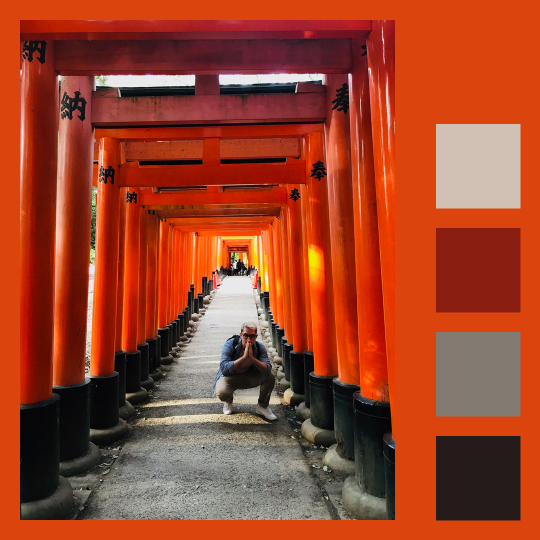
#> input picture example.png, 1080 x 1080 px, given in place of e, which was not available (shown at 1/2 size)
$ python -i insta_palette.py   (imports and definitions only)   (older library calls are emulated)
#> lines starting #> are read from the running program, lines starting #| are printed output that depends on the picture; pictures that were not available may be replaced by others from this repository, and a replacement may not be noted
# this code is messy but i'm feeling lazy. don't judge

import os, datetime, re, random, numpy, operator, cv2, colorsys
from sklearn.cluster import KMeans
from PIL import Image, ImageDraw
from collections import Counter

# --------------------------------------------

# Config

DEBUG = True
SAMPLE_IMAGE_X = 600
SAMPLE_IMAGE_Y = 400
SORT_BY_SATURATION = True

# Image settings
COLOR_BG = True
PALETTE_SIZE = 7

# Dimensions
MARGIN = 40
CANVASS_SIZE = 1080
CANVAS_INNER = CANVASS_SIZE - (MARGIN * 2)

PALETTE_HEIGHT = (CANVAS_INNER - (MARGIN * (PALETTE_SIZE - 1))) / PALETTE_SIZE
PALETTE_OFFSET = PALETTE_HEIGHT + MARGIN
PALETTE_INNER = 872
PALETTE_OUTER = CANVASS_SIZE - MARGIN

AVAILABLE_SPACE = CANVAS_INNER - (MARGIN * (PALETTE_SIZE - 1))

# --------------------------------------------

# Utility functions

def debug(input):
  print(input)

def getBrightness(color):
  r, g, b = color
  h, s, v = colorsys.rgb_to_hsv(r,g,b)
  return v

def getSaturation(color):
  r, g, b = color
  h, s, v = colorsys.rgb_to_hsv(r,g,b)
  return s

def sortColors(colors):
  if SORT_BY_SATURATION == True:
    return sorted(colors, key=lambda color: getSaturation(color), reverse=True)
  else:
    return sorted(colors, key=lambda color: getBrightness(color), reverse=True)

# exif metadata
# orientation = 6
def extractMetadata(image):
  return {
    ExifTags.TAGS[k]: v
    for k, v in image._getexif().items()
    if k in ExifTags.TAGS
  }

# --------------------------------------------

# Functions

def extractColors(image, n):
  debug('> Extracting colors...')
  # shrink image for efficiency
  modified_image = cv2.resize(image, (SAMPLE_IMAGE_X, SAMPLE_IMAGE_Y), interpolation = cv2.INTER_AREA)
  # reshape image into a list of pixels
  px_list = modified_image.reshape((modified_image.shape[0] * modified_image.shape[1], 3))
  # run kmeans function
  cluster = KMeans(n_clusters = n)

  debug('> Finding colors...')
  # find colors
  fit = cluster.fit(px_list)
  cluster_colors = fit.cluster_centers_.astype("uint8").tolist()
  debug(cluster_colors)
  #cluster_colors = sortColors(cluster_colors)

  debug('> Finding color frequencies...')
  # count colour frequencies
  labels = cluster.fit_predict(px_list)
  debug(labels)
  cluster_color_counts = Counter(labels)
  debug(cluster_color_counts)

  for i in range(0, len(cluster_colors)):
    cluster_colors[i] = [cluster_colors[i], cluster_color_counts[i]]

  debug('> Colors exracted...')
  return cluster_colors

def createBackgroundImage(color_palette):
  r, g, b = [255, 255, 255]

  if(COLOR_BG == True):
    r, g, b = color_palette[0][0]
  return Image.new("RGB", (CANVASS_SIZE, CANVASS_SIZE),(r, g, b))

def isPortrait(original_image):
  # scale image
  scale = original_image.size[0] / float(CANVAS_INNER) # have a 40 px buffer whether landscape or portrait
  small_y = int(original_image.size[1] / scale)

  # if y axis is too big to provide enough room underneath for blur
  if small_y > (CANVASS_SIZE - (MARGIN * 4) - PALETTE_HEIGHT):
    return True # set up image for portrait 'mode'
  else: # else we're gonna be working in landscape
    return False

def scaleImage(Image, aspect_portrait, original_image):
  # scale image
  scale = original_image.size[0] / float(CANVAS_INNER) # have a 40 px buffer whether landscape or portrait
  small_y = int(original_image.size[1] / scale)

  original_x = original_image.size[0]
  original_y = original_image.size[1]

  if aspect_portrait == True:
    new_scale = original_y / float(CANVAS_INNER)
    return original_image.resize((int(original_x / new_scale), CANVAS_INNER), Image.ANTIALIAS)
  else:
    return original_image.resize((CANVAS_INNER, small_y), Image.ANTIALIAS)

def drawPalette(draw, color_palette, aspect_portrait):
  position_buffer = MARGIN

  # draw palette squares and fill with cluster colors
  for j in range(0, PALETTE_SIZE):
    percentage = color_palette[j][1] / (SAMPLE_IMAGE_X * SAMPLE_IMAGE_Y)
    color_width = percentage * AVAILABLE_SPACE

    left = position_buffer
    right = position_buffer + color_width

    position_buffer = position_buffer + color_width + MARGIN

    if aspect_portrait == True:
      draw.rectangle([PALETTE_INNER, left, PALETTE_OUTER, right], fill=tuple(color_palette[j][0]), outline=None)
    else:
      draw.rectangle([left, PALETTE_INNER, right, PALETTE_OUTER], fill=tuple(color_palette[j][0]), outline=None)

def convertImages(input_files):
#> called with input_files = 'example.png'
  for i in input_files:
    if i == 'README.md':
      break

    print("Converting " + i + '...')

    # open image and record size
    original_image = Image.open('input/' + i).convert('RGB')
#> original_image is the input picture: PIL image 1080x1080 RGB; mean R, G, B 156.9, 67.7, 41.6

    aspect_portrait = isPortrait(original_image)
#> aspect_portrait = True
    small_im = scaleImage(Image, aspect_portrait, original_image)

    # if there won't be enough room to right of image for portrait mode blur escape and provide warning message
    if(aspect_portrait == True & small_im.size[0] > (960 - PALETTE_HEIGHT)):
      print("Ya gonna have to crop this bad boi")
      break

    # get small_im into a cv2 compatible format
    image = numpy.array(small_im)

    # calculate color palette
    color_palette = extractColors(image, PALETTE_SIZE)
#> in extractColors, `modified_image = cv2.resize(image, (SAMPLE_IMAGE_X, SAMPLE_IMAGE_Y), i..`:
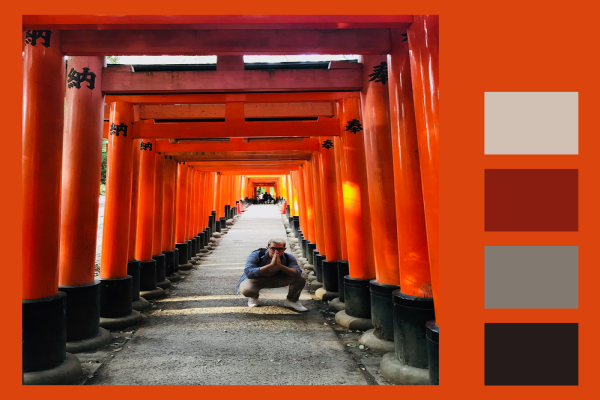
#> modified_image: shape (400, 600, 3); mean R, G, B 156.8, 67.7, 41.6
#> in extractColors, `cluster_colors = fit.cluster_centers_.astype("uint8").tolist()`: cluster_colors = [[222, 70, 14], [138, 129, 120], [124, 24, 12], [212, 196, 183], [23, 20, 20], [81, 49, 50], [171, 38, 16]]
#| [[222, 70, 14], [138, 129, 120], [124, 24, 12], [212, 196, 183], [23, 20, 20], [81, 49, 50], [171, 38, 16]]
#> (printed output is left out)
#> in extractColors, `cluster_color_counts = Counter(labels)`: cluster_color_counts = {0: 87601, 5: 43300, 1: 25730, 3: 27076, 4: 15679, 2: 30059, 6: 10555}
#| Counter({0: 87601, 5: 43300, 2: 30059, 3: 27076, 1: 25730, 4: 15679, 6: 10555})
#> the loop in extractColors, `for i in range(0, len(cluster_colors)):` made 7 passes
#> after the loop in extractColors, `for i in range(0, len(cluster_colors)):`: cluster_colors = [[[222, 70, 14], 87601], [[138, 129, 120], 25730], [[124, 24, 12], 30059], [[212, 196, 183], 27076], [[23, 20, 20], 15679], [[81, 49, 50], 43300], [[171, 38, 16], 10555]]
#> color_palette has the same summary as cluster_colors in extractColors

    debug('> Drawing...')
    # create background image
    new_im = createBackgroundImage(color_palette)
#> in createBackgroundImage, `r, g, b = color_palette[0][0]`: r = 222; g = 70; b = 14
#> in createBackgroundImage, `return Image.new("RGB", (CANVASS_SIZE, CANVASS_SIZE),(r, g, b))`:
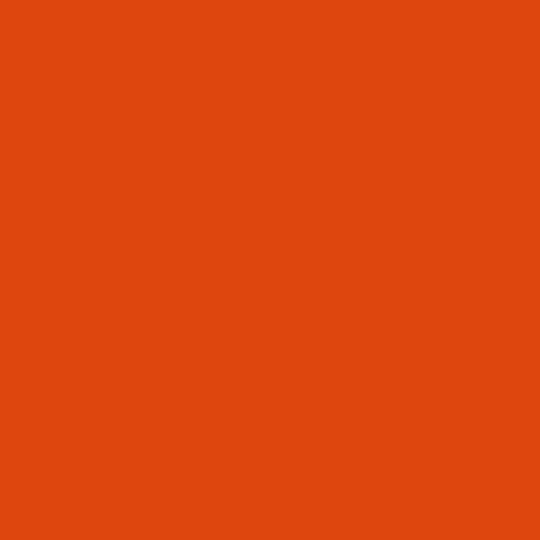
#> returned value: PIL image 1080x1080 RGB (shown at 1/2 size); mean R, G, B 222, 70, 14
    new_im.paste(small_im, (MARGIN, MARGIN)) # paste small_im onto background new_im
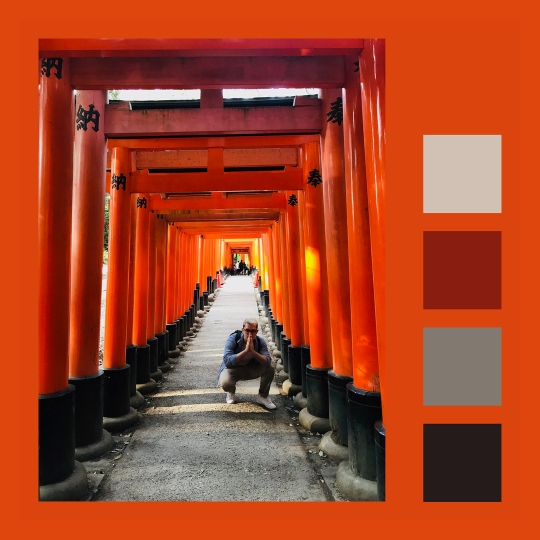
#> new_im: PIL image 1080x1080 RGB (shown at 1/2 size); mean R, G, B 166.2, 68, 37.7

    draw = ImageDraw.Draw(new_im)
    drawPalette(draw, color_palette, aspect_portrait)
#> the loop in drawPalette, `for j in range(0, PALETTE_SIZE):` made 7 passes
#> (percentage, color_width, left, right, position_buffer) on passes 2 to 7: (0.107, 81.48, 357.4, 438.9, 478.9), (0.125, 95.19, 478.9, 574.1, 614.1), (0.113, 85.74, 614.1, 699.8, 739.8), (0.0653, 49.65, 739.8, 789.5, 829.5), (0.18, 137.1, 829.5, 966.6, 1006.6), (0.044, 33.42, 1006.6, 1040, 1080)
#> (percentage, color_width, right, position_buffer) on pass 1: (0.365, 277.4, 317.4, 357.4)
#> after the loop in drawPalette, `for j in range(0, PALETTE_SIZE):`: position_buffer = 1080

    debug('> Outputting...')
    # get modified date of original photo
#> (the run stopped early here; a loop or call above may not have finished)
